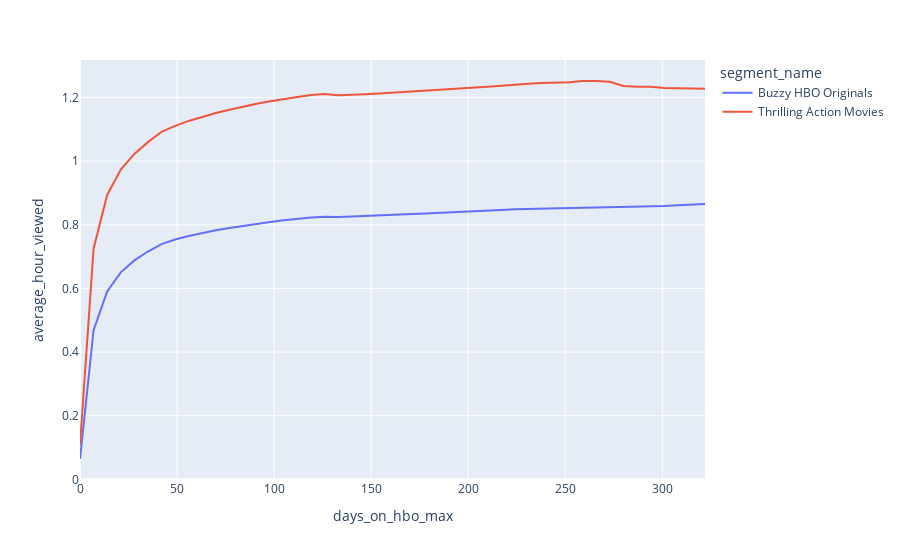

Notebook source saved alongside this figure:
### Code cell
fig = px.line(plot, x="days_on_hbo_max", y="average_hour_viewed", color='segment_name')
fig.show()

### Figure 1 — Plotly figure (JSON) as saved in the notebook; plotly's stock layout.template omitted (floating-point values rounded to 4 significant figures)
{"data": [{"hovertemplate": "segment_name=Buzzy HBO Originals<br>days_on_hbo_max=%{x}<br>average_hour_viewed=%{y}<extra></extra>", "legendgroup": "Buzzy HBO Originals", "line": {"color": "#636efa", "dash": "solid"}, "marker": {"symbol": "circle"}, "mode": "lines", "name": "Buzzy HBO Originals", "orientation": "v", "showlegend": true, "type": "scatter", "x": [0, 7, 14, 21, 28, 35, 42, 49, 56, 63, 70, 77, 84, 91, 98, 105, 112, 119, 126, 133, 140, 147, 154, 161, 168, 175, 182, 189, 196, 203, 210, 217, 224, 231, 238, 245, 252, 259, 266, 273, 280, 287, 294, 301, 308, 315, 322], "xaxis": "x", "y": [0.06397, 0.4689, 0.5904, 0.6505, 0.6881, 0.716, 0.7394, 0.7538, 0.7651, 0.7748, 0.7827, 0.79, 0.797, 0.8031, 0.8088, 0.814, 0.8187, 0.8226, 0.8253, 0.8241, 0.8263, 0.8274, 0.8291, 0.8309, 0.8332, 0.8349, 0.8365, 0.8385, 0.841, 0.8432, 0.8448, 0.8465, 0.8489, 0.8497, 0.8498, 0.8495, 0.8504, 0.8532, 0.8544, 0.8554, 0.8546, 0.8561, 0.8587, 0.859, 0.8612, 0.8628, 0.8654], "yaxis": "y"}, {"hovertemplate": "segment_name=Thrilling Action Movies<br>days_on_hbo_max=%{x}<br>average_hour_viewed=%{y}<extra></extra>", "legendgroup": "Thrilling Action Movies", "line": {"color": "#EF553B", "dash": "solid"}, "marker": {"symbol": "circle"}, "mode": "lines", "name": "Thrilling Action Movies", "orientation": "v", "showlegend": true, "type": "scatter", "x": [0, 7, 14, 21, 28, 35, 42, 49, 56, 63, 70, 77, 84, 91, 98, 105, 112, 119, 126, 133, 140, 147, 154, 161, 168, 175, 182, 189, 196, 203, 210, 217, 224, 231, 238, 245, 252, 259, 266, 273, 280, 287, 294, 301, 308, 315, 322], "xaxis": "x", "y": [0.1083, 0.7255, 0.8938, 0.9738, 1.023, 1.06, 1.092, 1.111, 1.126, 1.14, 1.151, 1.162, 1.172, 1.18, 1.188, 1.196, 1.202, 1.208, 1.211, 1.207, 1.21, 1.211, 1.213, 1.215, 1.218, 1.22, 1.222, 1.225, 1.228, 1.231, 1.234, 1.237, 1.241, 1.244, 1.245, 1.247, 1.248, 1.252, 1.252, 1.25, 1.236, 1.234, 1.233, 1.23, 1.229, 1.228, 1.228], "yaxis": "y"}], "layout": {"autosize": true, "legend": {"title": {"text": "segment_name"}, "tracegroupgap": 0}, "margin": {"t": 60}, "xaxis": {"anchor": "y", "autorange": true, "domain": [0, 1], "range": [0, 322], "title": {"text": "days_on_hbo_max"}, "type": "linear"}, "yaxis": {"anchor": "x", "autorange": true, "domain": [0, 1], "range": [-0.002029, 1.318], "title": {"text": "average_hour_viewed"}, "type": "linear"}}}
